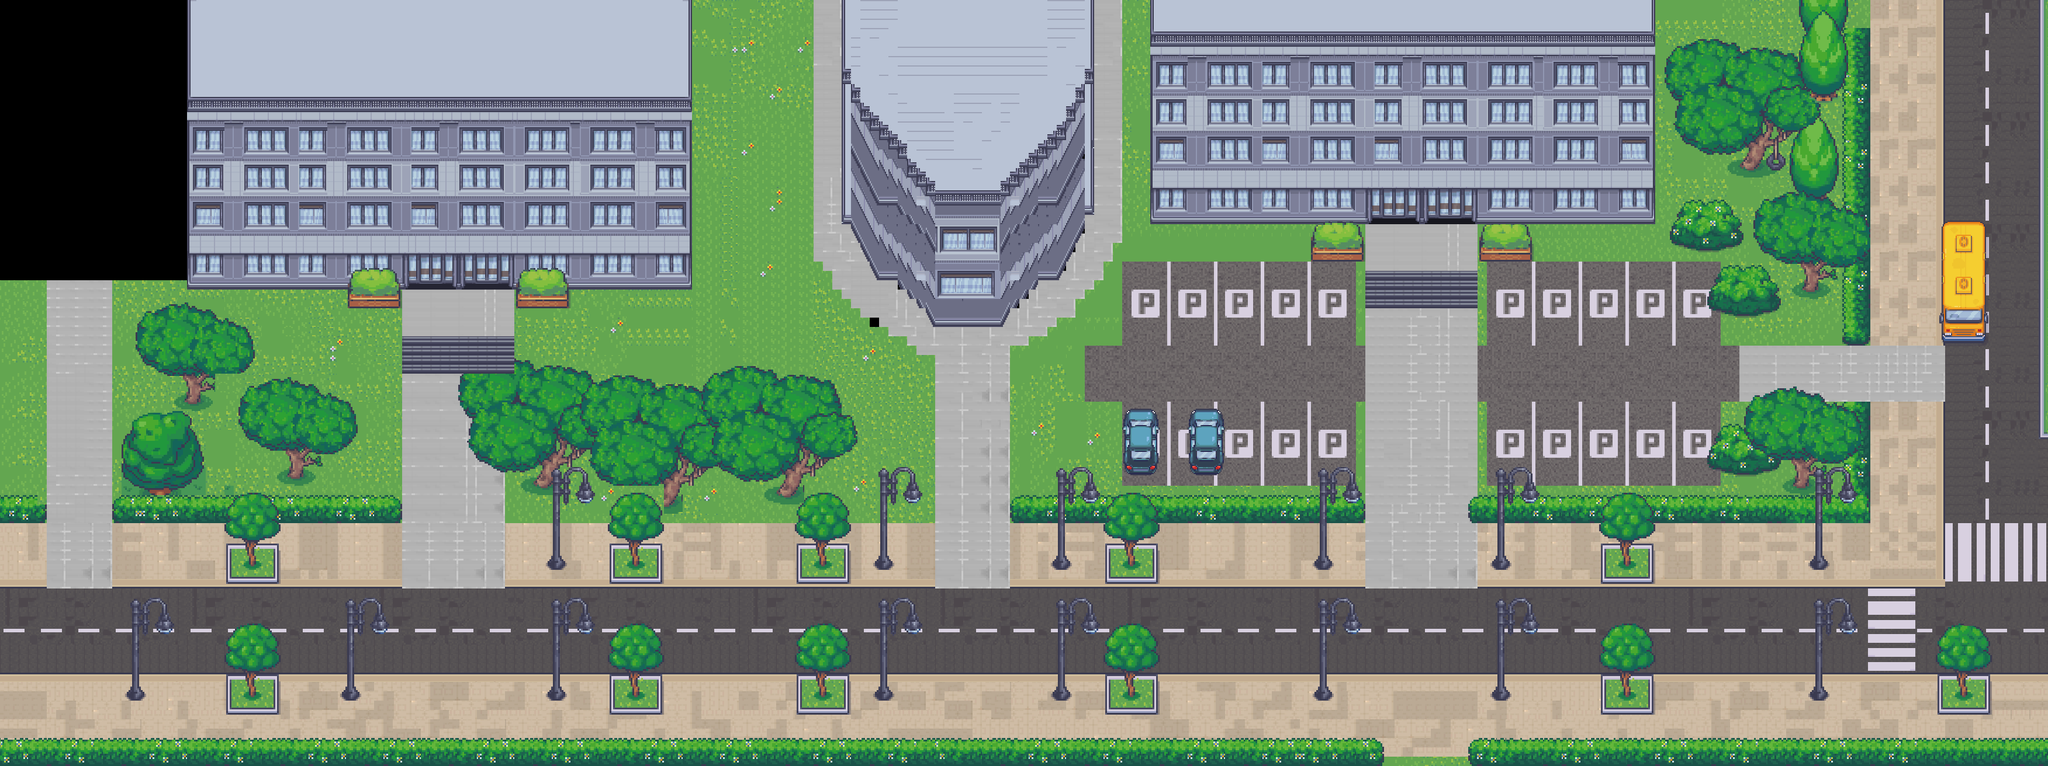

Rendered tile map (Tiled .tmx) drawn with the repository's tilesets; below, a short description and the map source with its tile grids summarised:
An orthogonal 219x82 tile map with 16x16 px tiles, 5 tile layers (road, tree, tree2, tree3, ...), 1 hidden layer not drawn, 11 tilesets and 78 objects.

<map version="1.2" tiledversion="1.3.5" orientation="orthogonal" renderorder="right-down" width="219" height="82" tilewidth="16" tileheight="16" infinite="0" nextlayerid="21" nextobjectid="111">
 <tileset firstgid="1" name="Tileset_1_MV" tilewidth="16" tileheight="16" tilecount="2304" columns="48">
  <image source="damen/Tileset_1_MV.png" width="768" height="768" />
 </tileset>
 <tileset firstgid="2305" name="Tileset_21_MV" tilewidth="16" tileheight="16" tilecount="2304" columns="48">
  <image source="damen/Tileset_21_MV.png" width="768" height="768" />
 </tileset>
 <tileset firstgid="4609" name="Tileset_69_MV" tilewidth="16" tileheight="16" tilecount="2304" columns="48">
  <image source="damen/Tileset_69_MV.png" width="768" height="768" />
 </tileset>
 <tileset firstgid="6913" name="Office_Floors_TILESET_A2_" tilewidth="16" tileheight="16" tilecount="1728" columns="48">
  <image source="damen/Office_Floors_TILESET_A2_.png" width="768" height="576" />
 </tileset>
 <tileset firstgid="8641" name="Tileset_8_MV" tilewidth="16" tileheight="16" tilecount="2304" columns="48">
  <image source="damen/Tileset_8_MV.png" width="768" height="768" />
 </tileset>
 <tileset firstgid="10945" name="Tileset_20_MV" tilewidth="16" tileheight="16" tilecount="2304" columns="48">
  <image source="damen/Tileset_20_MV.png" width="768" height="768" />
 </tileset>
 <tileset firstgid="13249" name="17_Visibile_Upstairs_System_48x48" tilewidth="16" tileheight="16" tilecount="3888" columns="48">
  <image source="damen/17_Visibile_Upstairs_System_48x48.png" width="768" height="1296" />
 </tileset>
 <tileset firstgid="17137" name="17_Visibile_Upstairs_System_48x48" tilewidth="16" tileheight="16" tilecount="3888" columns="48">
  <image source="damen/17_Visibile_Upstairs_System_48x48.png" width="768" height="1296" />
 </tileset>
 <tileset firstgid="21025" name="16_Office_32x32" tilewidth="16" tileheight="16" tilecount="12160" columns="64">
  <image source="damen/16_Office_32x32.png" width="1024" height="3040" />
 </tileset>
 <tileset firstgid="33185" name="10_Vehicles_32x32" tilewidth="16" tileheight="16" tilecount="13824" columns="64">
  <image source="damen/10_Vehicles_32x32.png" width="1024" height="3456" />
 </tileset>
 <tileset firstgid="47009" name="Tileset_16_MV" tilewidth="16" tileheight="16" tilecount="2304" columns="48">
  <image source="damen/Tileset_16_MV.png" width="768" height="768" />
 </tileset>
 <layer id="9" name="road" width="219" height="82">
  <data>[17958 cells, 16228 non-empty, 642 distinct tile ids]</data>
 </layer>
 <layer id="10" name="tree" width="219" height="82">
  <data>[17958 cells, 5398 non-empty, 1055 distinct tile ids]</data>
 </layer>
 <objectgroup id="16" name="object">
  <object id="10" x="324" y="2.66667" width="26.6667" height="484" />
  <object id="11" x="326.667" y="468" width="842.667" height="22.6667" />
  <object id="12" x="1152" y="-8" width="25.3333" height="492" />
  <object id="13" x="596" y="490.667" width="88" height="33.3333" />
  <object id="14" x="884" y="490.667" width="85.3333" height="32" />
  <object id="15" x="865.333" y="853.333" width="716" height="38.6667" />
  <object id="16" x="1730.67" y="854.667" width="604" height="36" />
  <object id="17" x="2526.67" y="857.333" width="673.333" height="36" />
  <object id="19" x="193.333" y="853.333" width="492" height="41.3333" />
  <object id="20" x="-1.33333" y="853.333" width="77.3333" height="37.3333" />
  <object id="22" x="2242.67" y="386.667" width="89.3333" height="57.3333" />
  <object id="23" x="2529.33" y="384" width="90.6667" height="62.6667" />
  <object id="24" x="1973.33" y="352" width="856" height="28" />
  <object id="25" x="2804" y="1.33333" width="24" height="350.667" />
  <object id="26" x="1970.67" y="0" width="22.6667" height="352" />
  <object id="33" x="1855.33" y="3.33333" width="13.3333" height="361.333" />
  <object id="34" x="1442" y="-0.666667" width="15.3333" height="381.333" />
  <object id="35" x="3158.67" y="1.33333" width="42.6667" height="582.667" />
  <object id="36" x="3057.33" y="856" width="145.333" height="36" />
  <object id="38" x="1461" y="380" width="9" height="11" />
  <object id="39" x="1473" y="398" width="31" height="31" />
  <object id="40" x="1499" y="449" width="52" height="30" />
  <object id="41" x="1554" y="482" width="14" height="27" />
  <object id="42" x="1569" y="511" width="30" height="17" />
  <object id="43" x="1599" y="541" width="115" height="17" />
  <object id="44" x="1713" y="512" width="30" height="16" />
  <object id="45" x="1746" y="492" width="15" height="18" />
  <object id="46" x="1762" y="461" width="15" height="31" />
  <object id="47" x="1784" y="452" width="26" height="23" />
  <object id="48" x="1814" y="419" width="15" height="17" />
  <object id="49" x="1834" y="383" width="20" height="16" />
  <object id="51" x="388" y="1155" width="88" height="66" />
  <object id="52" x="218" y="1177" width="27" height="21" />
  <object id="54" x="389" y="933" width="83" height="59" />
  <object id="55" x="1043" y="933" width="87" height="63" />
  <object id="56" x="1043" y="1156" width="87" height="65" />
  <object id="57" x="1363" y="1154" width="88" height="67" />
  <object id="58" x="1892" y="1158" width="85" height="62" />
  <object id="59" x="1890" y="932" width="88" height="66" />
  <object id="60" x="1497" y="953" width="28" height="21" />
  <object id="61" x="1497" y="1177" width="28" height="21" />
  <object id="62" x="1799" y="1179" width="32" height="19" />
  <object id="63" x="1800" y="952" width="31" height="22" />
  <object id="64" x="2247" y="952" width="30" height="22" />
  <object id="65" x="2245" y="1176" width="35" height="22" />
  <object id="66" x="2549" y="1177" width="34" height="22" />
  <object id="68" x="2548" y="957" width="36" height="19" />
  <object id="69" x="3094" y="1177" width="35" height="22" />
  <object id="70" x="3096" y="952" width="31" height="22" />
  <object id="71" x="3314" y="1154" width="90" height="65" />
  <object id="72" x="3153.5" y="688.5" width="46" height="166.5" />
  <object id="91" x="-7.33333" y="489.333" width="8.33333" height="823" />
  <object id="96" x="4" y="1305" width="2357" height="3" />
  <object id="97" x="2528" y="1304" width="975.667" height="6" />
  <object id="98" x="3492" y="0" width="11" height="749" />
  <object id="104" x="3503.33" y="656" width="6.66667" height="656" />
  <object id="105" x="-8" y="470" width="327.333" height="10" />
  <object id="107" x="1179.33" y="-14.6667" width="789.333" height="12.6667" />
  <object id="108" x="3199.33" y="-5.33333" width="292" height="6" />
  <object id="110" x="1364.67" y="933.333" width="84" height="60" />
 </objectgroup>
 <objectgroup id="20" name="NPC">
  <object id="90" x="1249.33" y="958.667">
   <properties>
    <property name="dialogue" value="nvtongxue" />
    <property name="model" value="2" />
    <property name="move" value="1" />
   </properties>
  </object>
  <object id="109" x="2320" y="538" width="6" height="7.33333">
   <properties>
    <property name="dialogue" value="student3" />
    <property name="model" value="2" />
    <property name="name" value="同学" />
   </properties>
  </object>
 </objectgroup>
 <layer id="11" name="tree2" width="219" height="82">
  <data>[17958 cells, 1874 non-empty, 633 distinct tile ids]</data>
 </layer>
 <objectgroup id="18" name="sensor">
  <!-- 8 objects omitted --></objectgroup>
 <layer id="12" name="tree3" width="219" height="82">
  <data>[17958 cells, 383 non-empty, 383 distinct tile ids]</data>
 </layer>
 <objectgroup id="19" name="start">
  <!-- 8 objects omitted --></objectgroup>
 <layer id="13" name="tree4" width="219" height="82" visible="0">
  <data>[17958 cells, 477 non-empty, 306 distinct tile ids]</data>
 </layer>
 <layer id="15" name="tree 6" width="219" height="82">
  <data>[17958 cells, 925 non-empty, 67 distinct tile ids]</data>
 </layer>
</map>
<!-- 16 of 78 objects omitted -->
